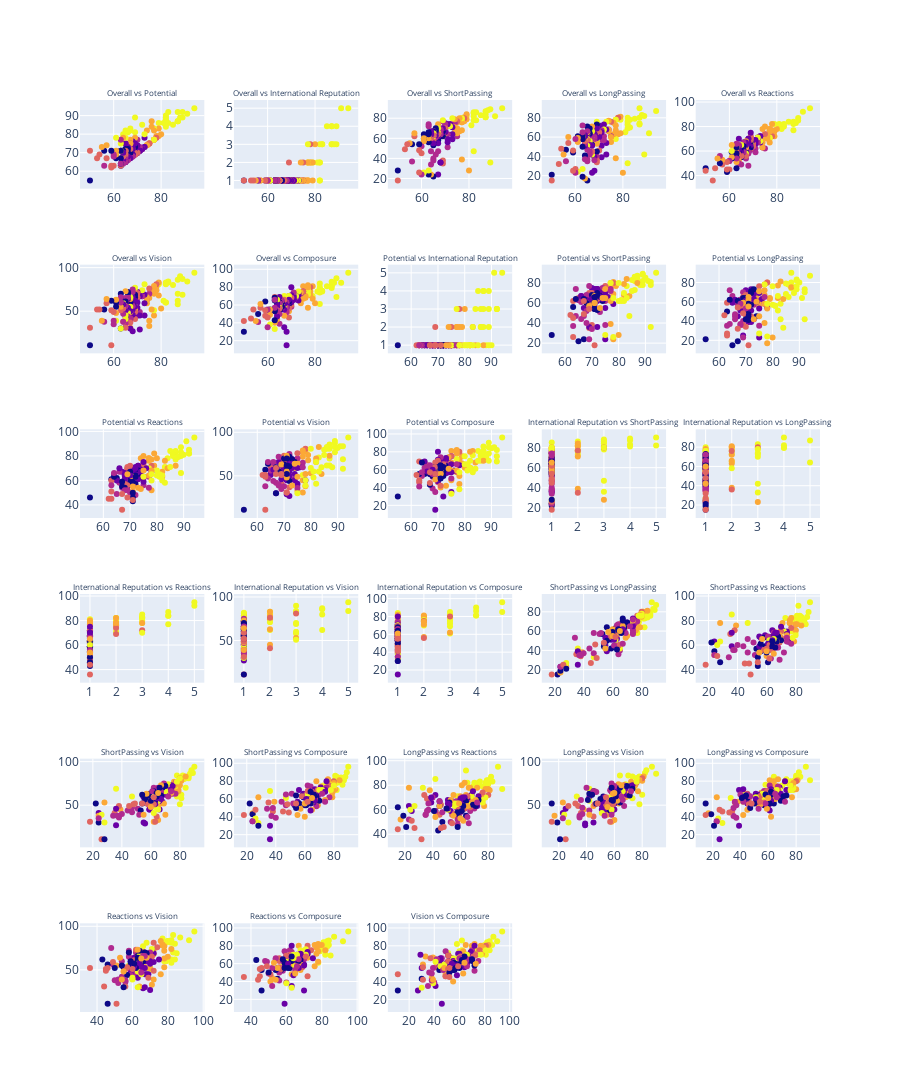

Notebook code for this chart:
### Code cell
import plotly.graph_objects as go
from plotly.subplots import make_subplots
import math

# filas necesarias para que entren 5 gráficos en cada una de ellas (ceil redondea para arriba)
nRows = math.ceil( nGraph / 5)

# Configuración del layout donde agregaremos los gráficos
fig = make_subplots(rows=nRows, cols=5, subplot_titles=[' Title Ej '] * nGraph)

# Variables complementarias
r = 1
c = 0
titles =  []
nh = 0

for fh in X.columns[:-1]:
  nh += 1
  for fv in X.columns[nh:]:
    if c < 5:
      c += 1
    else:
      c = 1
      r +=1
    
    titles.append(fh + ' vs ' + fv)

    fig.add_trace(
        go.Scatter(x=X[fh],y=X[fv],mode="markers",
        marker=dict(
            color=df2.ClubN, #set color equal to a variable
        ),showlegend=False),
        row=r,
        col=c
    )

# Actualizo los titulos de los gráficos
for i in range(len(titles)):
  fig.layout.annotations[i].update(text=titles[i], font={"size":8})

# Le doy un alto de 200 por fila
fig.update_layout(height=200*nRows)
fig.show()

### Figure 1 — Plotly figure (JSON) as saved in the notebook; plotly's stock layout.template omitted (floating-point values rounded to 4 significant figures; data arrays with more than 128 entries replaced by an {"elided": "..."} marker saying what was removed)
{"data": [{"marker": {"color": {"elided": "160 int values"}}, "mode": "markers", "showlegend": false, "type": "scatter", "x": {"elided": "160 int values"}, "xaxis": "x", "y": {"elided": "160 int values"}, "yaxis": "y"}, {"marker": {"color": {"elided": "160 int values"}}, "mode": "markers", "showlegend": false, "type": "scatter", "x": {"elided": "160 int values"}, "xaxis": "x2", "y": {"elided": "160 int values"}, "yaxis": "y2"}, {"marker": {"color": {"elided": "160 int values"}}, "mode": "markers", "showlegend": false, "type": "scatter", "x": {"elided": "160 int values"}, "xaxis": "x3", "y": {"elided": "160 int values"}, "yaxis": "y3"}, {"marker": {"color": {"elided": "160 int values"}}, "mode": "markers", "showlegend": false, "type": "scatter", "x": {"elided": "160 int values"}, "xaxis": "x4", "y": {"elided": "160 int values"}, "yaxis": "y4"}, {"marker": {"color": {"elided": "160 int values"}}, "mode": "markers", "showlegend": false, "type": "scatter", "x": {"elided": "160 int values"}, "xaxis": "x5", "y": {"elided": "160 int values"}, "yaxis": "y5"}, {"marker": {"color": {"elided": "160 int values"}}, "mode": "markers", "showlegend": false, "type": "scatter", "x": {"elided": "160 int values"}, "xaxis": "x6", "y": {"elided": "160 int values"}, "yaxis": "y6"}, {"marker": {"color": {"elided": "160 int values"}}, "mode": "markers", "showlegend": false, "type": "scatter", "x": {"elided": "160 int values"}, "xaxis": "x7", "y": {"elided": "160 int values"}, "yaxis": "y7"}, {"marker": {"color": {"elided": "160 int values"}}, "mode": "markers", "showlegend": false, "type": "scatter", "x": {"elided": "160 int values"}, "xaxis": "x8", "y": {"elided": "160 int values"}, "yaxis": "y8"}, {"marker": {"color": {"elided": "160 int values"}}, "mode": "markers", "showlegend": false, "type": "scatter", "x": {"elided": "160 int values"}, "xaxis": "x9", "y": {"elided": "160 int values"}, "yaxis": "y9"}, {"marker": {"color": {"elided": "160 int values"}}, "mode": "markers", "showlegend": false, "type": "scatter", "x": {"elided": "160 int values"}, "xaxis": "x10", "y": {"elided": "160 int values"}, "yaxis": "y10"}, {"marker": {"color": {"elided": "160 int values"}}, "mode": "markers", "showlegend": false, "type": "scatter", "x": {"elided": "160 int values"}, "xaxis": "x11", "y": {"elided": "160 int values"}, "yaxis": "y11"}, {"marker": {"color": {"elided": "160 int values"}}, "mode": "markers", "showlegend": false, "type": "scatter", "x": {"elided": "160 int values"}, "xaxis": "x12", "y": {"elided": "160 int values"}, "yaxis": "y12"}, {"marker": {"color": {"elided": "160 int values"}}, "mode": "markers", "showlegend": false, "type": "scatter", "x": {"elided": "160 int values"}, "xaxis": "x13", "y": {"elided": "160 int values"}, "yaxis": "y13"}, {"marker": {"color": {"elided": "160 int values"}}, "mode": "markers", "showlegend": false, "type": "scatter", "x": {"elided": "160 int values"}, "xaxis": "x14", "y": {"elided": "160 int values"}, "yaxis": "y14"}, {"marker": {"color": {"elided": "160 int values"}}, "mode": "markers", "showlegend": false, "type": "scatter", "x": {"elided": "160 int values"}, "xaxis": "x15", "y": {"elided": "160 int values"}, "yaxis": "y15"}, {"marker": {"color": {"elided": "160 int values"}}, "mode": "markers", "showlegend": false, "type": "scatter", "x": {"elided": "160 int values"}, "xaxis": "x16", "y": {"elided": "160 int values"}, "yaxis": "y16"}, {"marker": {"color": {"elided": "160 int values"}}, "mode": "markers", "showlegend": false, "type": "scatter", "x": {"elided": "160 int values"}, "xaxis": "x17", "y": {"elided": "160 int values"}, "yaxis": "y17"}, {"marker": {"color": {"elided": "160 int values"}}, "mode": "markers", "showlegend": false, "type": "scatter", "x": {"elided": "160 int values"}, "xaxis": "x18", "y": {"elided": "160 int values"}, "yaxis": "y18"}, {"marker": {"color": {"elided": "160 int values"}}, "mode": "markers", "showlegend": false, "type": "scatter", "x": {"elided": "160 int values"}, "xaxis": "x19", "y": {"elided": "160 int values"}, "yaxis": "y19"}, {"marker": {"color": {"elided": "160 int values"}}, "mode": "markers", "showlegend": false, "type": "scatter", "x": {"elided": "160 int values"}, "xaxis": "x20", "y": {"elided": "160 int values"}, "yaxis": "y20"}, {"marker": {"color": {"elided": "160 int values"}}, "mode": "markers", "showlegend": false, "type": "scatter", "x": {"elided": "160 int values"}, "xaxis": "x21", "y": {"elided": "160 int values"}, "yaxis": "y21"}, {"marker": {"color": {"elided": "160 int values"}}, "mode": "markers", "showlegend": false, "type": "scatter", "x": {"elided": "160 int values"}, "xaxis": "x22", "y": {"elided": "160 int values"}, "yaxis": "y22"}, {"marker": {"color": {"elided": "160 int values"}}, "mode": "markers", "showlegend": false, "type": "scatter", "x": {"elided": "160 int values"}, "xaxis": "x23", "y": {"elided": "160 int values"}, "yaxis": "y23"}, {"marker": {"color": {"elided": "160 int values"}}, "mode": "markers", "showlegend": false, "type": "scatter", "x": {"elided": "160 int values"}, "xaxis": "x24", "y": {"elided": "160 int values"}, "yaxis": "y24"}, {"marker": {"color": {"elided": "160 int values"}}, "mode": "markers", "showlegend": false, "type": "scatter", "x": {"elided": "160 int values"}, "xaxis": "x25", "y": {"elided": "160 int values"}, "yaxis": "y25"}, {"marker": {"color": {"elided": "160 int values"}}, "mode": "markers", "showlegend": false, "type": "scatter", "x": {"elided": "160 int values"}, "xaxis": "x26", "y": {"elided": "160 int values"}, "yaxis": "y26"}, {"marker": {"color": {"elided": "160 int values"}}, "mode": "markers", "showlegend": false, "type": "scatter", "x": {"elided": "160 int values"}, "xaxis": "x27", "y": {"elided": "160 int values"}, "yaxis": "y27"}, {"marker": {"color": {"elided": "160 int values"}}, "mode": "markers", "showlegend": false, "type": "scatter", "x": {"elided": "160 int values"}, "xaxis": "x28", "y": {"elided": "160 int values"}, "yaxis": "y28"}], "layout": {"annotations": [{"font": {"size": 8}, "showarrow": false, "text": "Overall vs Potential", "x": 0.084, "xanchor": "center", "xref": "paper", "y": 1.0, "yanchor": "bottom", "yref": "paper"}, {"font": {"size": 8}, "showarrow": false, "text": "Overall vs International Reputation", "x": 0.292, "xanchor": "center", "xref": "paper", "y": 1.0, "yanchor": "bottom", "yref": "paper"}, {"font": {"size": 8}, "showarrow": false, "text": "Overall vs ShortPassing", "x": 0.5, "xanchor": "center", "xref": "paper", "y": 1.0, "yanchor": "bottom", "yref": "paper"}, {"font": {"size": 8}, "showarrow": false, "text": "Overall vs LongPassing", "x": 0.708, "xanchor": "center", "xref": "paper", "y": 1.0, "yanchor": "bottom", "yref": "paper"}, {"font": {"size": 8}, "showarrow": false, "text": "Overall vs Reactions", "x": 0.916, "xanchor": "center", "xref": "paper", "y": 1.0, "yanchor": "bottom", "yref": "paper"}, {"font": {"size": 8}, "showarrow": false, "text": "Overall vs Vision", "x": 0.084, "xanchor": "center", "xref": "paper", "y": 0.8194, "yanchor": "bottom", "yref": "paper"}, {"font": {"size": 8}, "showarrow": false, "text": "Overall vs Composure", "x": 0.292, "xanchor": "center", "xref": "paper", "y": 0.8194, "yanchor": "bottom", "yref": "paper"}, {"font": {"size": 8}, "showarrow": false, "text": "Potential vs International Reputation", "x": 0.5, "xanchor": "center", "xref": "paper", "y": 0.8194, "yanchor": "bottom", "yref": "paper"}, {"font": {"size": 8}, "showarrow": false, "text": "Potential vs ShortPassing", "x": 0.708, "xanchor": "center", "xref": "paper", "y": 0.8194, "yanchor": "bottom", "yref": "paper"}, {"font": {"size": 8}, "showarrow": false, "text": "Potential vs LongPassing", "x": 0.916, "xanchor": "center", "xref": "paper", "y": 0.8194, "yanchor": "bottom", "yref": "paper"}, {"font": {"size": 8}, "showarrow": false, "text": "Potential vs Reactions", "x": 0.084, "xanchor": "center", "xref": "paper", "y": 0.6389, "yanchor": "bottom", "yref": "paper"}, {"font": {"size": 8}, "showarrow": false, "text": "Potential vs Vision", "x": 0.292, "xanchor": "center", "xref": "paper", "y": 0.6389, "yanchor": "bottom", "yref": "paper"}, {"font": {"size": 8}, "showarrow": false, "text": "Potential vs Composure", "x": 0.5, "xanchor": "center", "xref": "paper", "y": 0.6389, "yanchor": "bottom", "yref": "paper"}, {"font": {"size": 8}, "showarrow": false, "text": "International Reputation vs ShortPassing", "x": 0.708, "xanchor": "center", "xref": "paper", "y": 0.6389, "yanchor": "bottom", "yref": "paper"}, {"font": {"size": 8}, "showarrow": false, "text": "International Reputation vs LongPassing", "x": 0.916, "xanchor": "center", "xref": "paper", "y": 0.6389, "yanchor": "bottom", "yref": "paper"}, {"font": {"size": 8}, "showarrow": false, "text": "International Reputation vs Reactions", "x": 0.084, "xanchor": "center", "xref": "paper", "y": 0.4583, "yanchor": "bottom", "yref": "paper"}, {"font": {"size": 8}, "showarrow": false, "text": "International Reputation vs Vision", "x": 0.292, "xanchor": "center", "xref": "paper", "y": 0.4583, "yanchor": "bottom", "yref": "paper"}, {"font": {"size": 8}, "showarrow": false, "text": "International Reputation vs Composure", "x": 0.5, "xanchor": "center", "xref": "paper", "y": 0.4583, "yanchor": "bottom", "yref": "paper"}, {"font": {"size": 8}, "showarrow": false, "text": "ShortPassing vs LongPassing", "x": 0.708, "xanchor": "center", "xref": "paper", "y": 0.4583, "yanchor": "bottom", "yref": "paper"}, {"font": {"size": 8}, "showarrow": false, "text": "ShortPassing vs Reactions", "x": 0.916, "xanchor": "center", "xref": "paper", "y": 0.4583, "yanchor": "bottom", "yref": "paper"}, {"font": {"size": 8}, "showarrow": false, "text": "ShortPassing vs Vision", "x": 0.084, "xanchor": "center", "xref": "paper", "y": 0.2778, "yanchor": "bottom", "yref": "paper"}, {"font": {"size": 8}, "showarrow": false, "text": "ShortPassing vs Composure", "x": 0.292, "xanchor": "center", "xref": "paper", "y": 0.2778, "yanchor": "bottom", "yref": "paper"}, {"font": {"size": 8}, "showarrow": false, "text": "LongPassing vs Reactions", "x": 0.5, "xanchor": "center", "xref": "paper", "y": 0.2778, "yanchor": "bottom", "yref": "paper"}, {"font": {"size": 8}, "showarrow": false, "text": "LongPassing vs Vision", "x": 0.708, "xanchor": "center", "xref": "paper", "y": 0.2778, "yanchor": "bottom", "yref": "paper"}, {"font": {"size": 8}, "showarrow": false, "text": "LongPassing vs Composure", "x": 0.916, "xanchor": "center", "xref": "paper", "y": 0.2778, "yanchor": "bottom", "yref": "paper"}, {"font": {"size": 8}, "showarrow": false, "text": "Reactions vs Vision", "x": 0.084, "xanchor": "center", "xref": "paper", "y": 0.09722, "yanchor": "bottom", "yref": "paper"}, {"font": {"size": 8}, "showarrow": false, "text": "Reactions vs Composure", "x": 0.292, "xanchor": "center", "xref": "paper", "y": 0.09722, "yanchor": "bottom", "yref": "paper"}, {"font": {"size": 8}, "showarrow": false, "text": "Vision vs Composure", "x": 0.5, "xanchor": "center", "xref": "paper", "y": 0.09722, "yanchor": "bottom", "yref": "paper"}], "height": 1200, "xaxis": {"anchor": "y", "domain": [0, 0.168]}, "xaxis10": {"anchor": "y10", "domain": [0.832, 1]}, "xaxis11": {"anchor": "y11", "domain": [0, 0.168]}, "xaxis12": {"anchor": "y12", "domain": [0.208, 0.376]}, "xaxis13": {"anchor": "y13", "domain": [0.416, 0.584]}, "xaxis14": {"anchor": "y14", "domain": [0.624, 0.792]}, "xaxis15": {"anchor": "y15", "domain": [0.832, 1]}, "xaxis16": {"anchor": "y16", "domain": [0, 0.168]}, "xaxis17": {"anchor": "y17", "domain": [0.208, 0.376]}, "xaxis18": {"anchor": "y18", "domain": [0.416, 0.584]}, "xaxis19": {"anchor": "y19", "domain": [0.624, 0.792]}, "xaxis2": {"anchor": "y2", "domain": [0.208, 0.376]}, "xaxis20": {"anchor": "y20", "domain": [0.832, 1]}, "xaxis21": {"anchor": "y21", "domain": [0, 0.168]}, "xaxis22": {"anchor": "y22", "domain": [0.208, 0.376]}, "xaxis23": {"anchor": "y23", "domain": [0.416, 0.584]}, "xaxis24": {"anchor": "y24", "domain": [0.624, 0.792]}, "xaxis25": {"anchor": "y25", "domain": [0.832, 1]}, "xaxis26": {"anchor": "y26", "domain": [0, 0.168]}, "xaxis27": {"anchor": "y27", "domain": [0.208, 0.376]}, "xaxis28": {"anchor": "y28", "domain": [0.416, 0.584]}, "xaxis29": {"anchor": "y29", "domain": [0.624, 0.792]}, "xaxis3": {"anchor": "y3", "domain": [0.416, 0.584]}, "xaxis30": {"anchor": "y30", "domain": [0.832, 1]}, "xaxis4": {"anchor": "y4", "domain": [0.624, 0.792]}, "xaxis5": {"anchor": "y5", "domain": [0.832, 1]}, "xaxis6": {"anchor": "y6", "domain": [0, 0.168]}, "xaxis7": {"anchor": "y7", "domain": [0.208, 0.376]}, "xaxis8": {"anchor": "y8", "domain": [0.416, 0.584]}, "xaxis9": {"anchor": "y9", "domain": [0.624, 0.792]}, "yaxis": {"anchor": "x", "domain": [0.9028, 1.0]}, "yaxis10": {"anchor": "x10", "domain": [0.7222, 0.8194]}, "yaxis11": {"anchor": "x11", "domain": [0.5417, 0.6389]}, "yaxis12": {"anchor": "x12", "domain": [0.5417, 0.6389]}, "yaxis13": {"anchor": "x13", "domain": [0.5417, 0.6389]}, "yaxis14": {"anchor": "x14", "domain": [0.5417, 0.6389]}, "yaxis15": {"anchor": "x15", "domain": [0.5417, 0.6389]}, "yaxis16": {"anchor": "x16", "domain": [0.3611, 0.4583]}, "yaxis17": {"anchor": "x17", "domain": [0.3611, 0.4583]}, "yaxis18": {"anchor": "x18", "domain": [0.3611, 0.4583]}, "yaxis19": {"anchor": "x19", "domain": [0.3611, 0.4583]}, "yaxis2": {"anchor": "x2", "domain": [0.9028, 1.0]}, "yaxis20": {"anchor": "x20", "domain": [0.3611, 0.4583]}, "yaxis21": {"anchor": "x21", "domain": [0.1806, 0.2778]}, "yaxis22": {"anchor": "x22", "domain": [0.1806, 0.2778]}, "yaxis23": {"anchor": "x23", "domain": [0.1806, 0.2778]}, "yaxis24": {"anchor": "x24", "domain": [0.1806, 0.2778]}, "yaxis25": {"anchor": "x25", "domain": [0.1806, 0.2778]}, "yaxis26": {"anchor": "x26", "domain": [0, 0.09722]}, "yaxis27": {"anchor": "x27", "domain": [0, 0.09722]}, "yaxis28": {"anchor": "x28", "domain": [0, 0.09722]}, "yaxis29": {"anchor": "x29", "domain": [0, 0.09722]}, "yaxis3": {"anchor": "x3", "domain": [0.9028, 1.0]}, "yaxis30": {"anchor": "x30", "domain": [0, 0.09722]}, "yaxis4": {"anchor": "x4", "domain": [0.9028, 1.0]}, "yaxis5": {"anchor": "x5", "domain": [0.9028, 1.0]}, "yaxis6": {"anchor": "x6", "domain": [0.7222, 0.8194]}, "yaxis7": {"anchor": "x7", "domain": [0.7222, 0.8194]}, "yaxis8": {"anchor": "x8", "domain": [0.7222, 0.8194]}, "yaxis9": {"anchor": "x9", "domain": [0.7222, 0.8194]}}}
